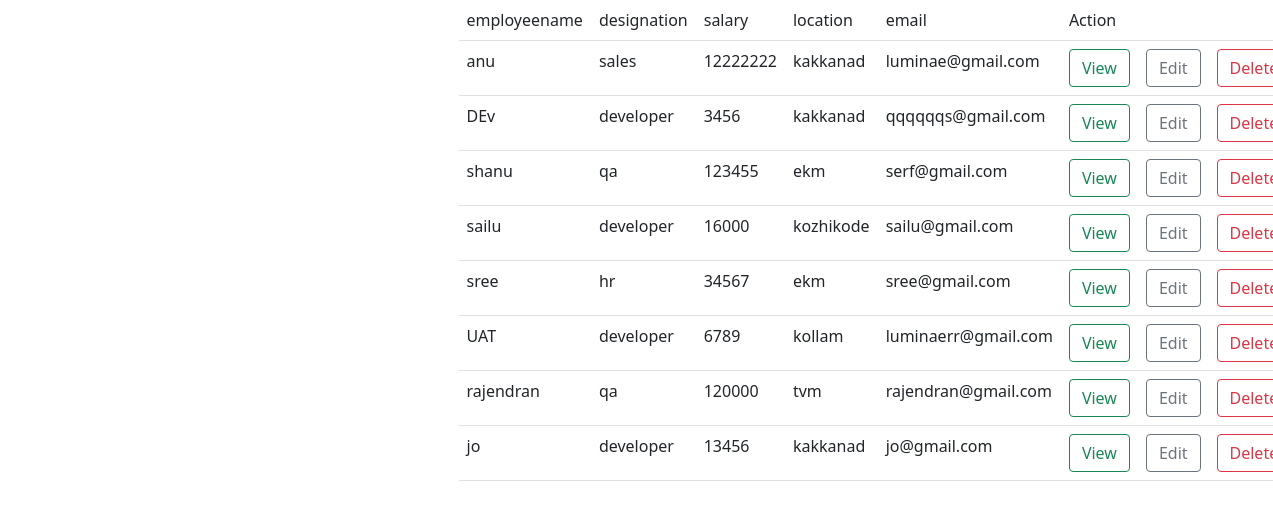
The page /employee/listall/ on the database its author committed.
### employee/models.py (models this page shows, shortened)
class Employee(models.Model):
    name=models.CharField(max_length=25)
    designation=models.CharField(max_length=120)
    salary=models.IntegerField()
    location=models.CharField(max_length=120)
    email=models.EmailField(unique=True)

### employee/views.py (the view)
# urls.py: path("listall/",listall_employee,name='listall'),
def listall_employee(request):
    employees=Employee.objects.all()
    context = {}
    context['employees'] = employees
    return render(request, "employee/list_employee.html", context)

### employee/templates/employee/list_employee.html (shortened to what this page needs)
<!DOCTYPE html>
<html lang="en">
<head>
<link href="https://cdn.jsdelivr.net/npm/bootstrap@5.0.0/dist/css/bootstrap.min.css" rel="stylesheet">
</head>
<body>
<div class="container">
    <div class="row">
        <div class="col-4"></div>
        <div class="col-8">
<table  class="table">
    <tr>
        <td>employeename</td>
        <td>designation</td>
        <td>salary</td>
        <td>location</td>
        <td>email</td>
        <td colspan="3">Action</td>
    </tr>
    {% for employee in employees %}
    <tr>
        <td>{{employee.name}}</td>
        <td>{{employee.designation}}</td>
        <td>{{employee.salary}}</td>
        <td>{{employee.location}}</td>
        <td>{{employee.email}}</td>
        <td> <a href="{%url 'detail' employee.id%}" class="btn btn-outline-success">View</a></td>
        <td> <a href="{%url 'update' employee.id%}" class="btn btn-outline-secondary">Edit</a></td>
        <td> <a href="{%url 'delete' employee.id%}" class="btn btn-outline-danger">Delete</a></td>
    </tr>
    {% endfor %}
</table>
        </div>
        </div>
 </div>
</body>
</html>

### rows shown on the page
Employee: name "anu", designation "sales", salary "12222222", location "kakkanad", email "luminae@gmail.com"
Employee: name "DEv", designation "developer", salary "3456", location "kakkanad", email "qqqqqqs@gmail.com"
Employee: name "shanu", designation "qa", salary "123455", location "ekm", email "serf@gmail.com"
Employee: name "sailu", designation "developer", salary "16000", location "kozhikode", email "sailu@gmail.com"
Employee: name "sree", designation "hr", salary "34567", location "ekm", email "sree@gmail.com"
Employee: name "UAT", designation "developer", salary "6789", location "kollam", email "luminaerr@gmail.com"
Employee: name "rajendran", designation "qa", salary "120000", location "tvm", email "rajendran@gmail.com"
Employee: name "jo", designation "developer", salary "13456", location "kakkanad", email "jo@gmail.com"
